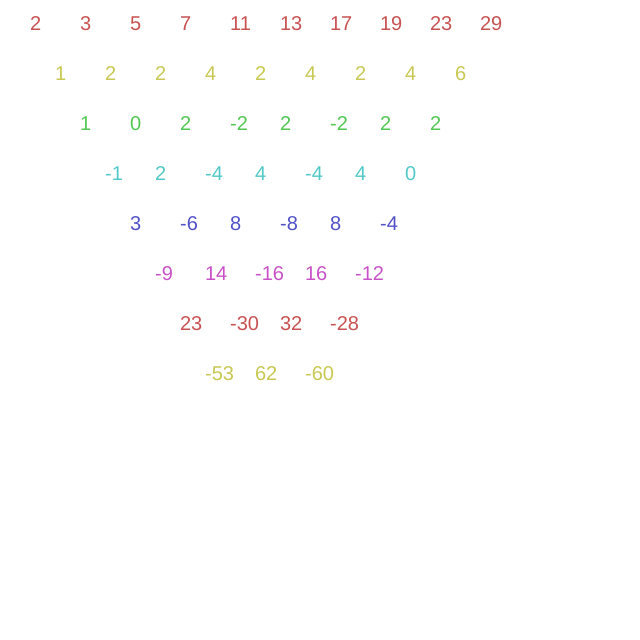
Frame 1 (no input)
Frame 60 (no input): identical to frame 1, image omitted
Frame 120 (the mouse pressed at the canvas centre since frame 60): identical to frame 1, image omitted

The p5.js sketch that drew this single still picture (run headless with seeded random() and noise() and a simulated clock; from frame 60 on, the mouse is pressed at the canvas centre):

// p5.js sketch
// ── sketch.js
/*function onSequence(n)
{
    var list=[2, 3, 5, 7, 11, 13, 17, 19, 23, 29, 31, 37, 41, 43, 47, 53, 59, 61, 67, 71, 73, 79, 83, 89, 97, 101, 103, 107, 109, 113, 127, 131, 137, 139, 149, 151, 157, 163, 167, 173, 179, 181, 191, 193, 197, 199, 211, 223, 227, 229, 233, 239, 241, 251, 257, 263, 269, 271, 277, 281, 283, 293, 307, 311, 313, 317, 331, 337, 347, 349, 353, 359, 367, 373, 379, 383, 389, 397, 401, 409, 419, 421, 431, 433, 439, 443, 449, 457, 461, 463, 467, 479, 487, 491, 499, 503, 509, 521, 523, 541, 547, 557, 563, 569, 571, 577, 587, 593, 599, 601, 607, 613, 617, 619, 631, 641, 643, 647, 653, 659, 661, 673, 677, 683, 691, 701, 709, 719, 727, 733, 739, 743, 751, 757, 761, 769, 773, 787, 797, 809, 811, 821, 823, 827, 829, 839, 853, 857, 859, 863, 877, 881, 883, 887, 907, 911, 919, 929, 937, 941, 947, 953, 967, 971, 977, 983, 991, 997, 1009, 1013, 1019, 1021, 1031, 1033, 1039, 1049, 1051, 1061, 1063, 1069, 1087, 1091, 1093, 1097, 1103, 1109, 1117, 1123, 1129, 1151, 1153, 1163, 1171, 1181, 1187, 1193, 1201, 1213, 1217, 1223];
	for(q=1; q<list.length; q++) {
	
		if(list[q]==n)
		{
			return true;
		}
    }
    if (n%6==0)
    	{return true;}
	return false;
}

*/
var list=[2, 3, 5, 7, 11, 13, 17, 19, 23, 29, 31, 37, 41, 43, 47, 53, 59, 61];
function drawDifferences(n,levels,sequence)
{
n=Math.min(n,sequence.length);
levels=Math.min(levels,n-1);
let font,fontSize=20;
textFont("Arial");
textSize(fontSize);
let xDelta=50;
let yDelta=50;
let firstX=30;
let firstY=30;
colorMode(HSB,255);
let myColor=color(100,255,150);
let hue;

let workingSequence=[];
for(let i=0; i<n; i++)
{
	workingSequence.push(sequence[i]);                                 //workingSequence cannibalizes first n elements of sequence.
}

for(let i=0; i<levels; i++)
{
	hue=(i*255/6)%255;
	myColor=color(hue,150,200);
	fill(myColor);
	for(let j=0; j<workingSequence.length; j++) 
	{
       text(workingSequence[j],firstX+j*xDelta,firstY+i*yDelta);         //Draws and updates workingSequence simultaneously.
       if(j<workingSequence.length-1) {
       	workingSequence[j]=workingSequence[j+1]-workingSequence[j];
       }
	}

	workingSequence.length=workingSequence.length-1;                      //Removes last element.
	firstX=firstX+(1/2)*xDelta;                                           //Moves line forward half for pyramid shape.

}
}

function setup() {
	createCanvas(640,640);
	drawDifferences(10,8,list);
	//frameRate(30);
	//var index=49;	
  // put setup code here
}
function draw() {
	

}

// ── DifferencesModule.js
/*
    var list=[2, 3, 5, 7, 11, 13, 17, 19, 23, 29, 31, 37, 41, 43, 47, 53, 59, 61, 67, 71, 73, 79, 83, 89, 97, 101, 103, 107, 109, 113, 127, 131, 137, 139, 149, 151, 157, 163, 167, 173, 179, 181, 191, 193, 197, 199, 211, 223, 227, 229, 233, 239, 241, 251, 257, 263, 269, 271, 277, 281, 283, 293, 307, 311, 313, 317, 331, 337, 347, 349, 353, 359, 367, 373, 379, 383, 389, 397, 401, 409, 419, 421, 431, 433, 439, 443, 449, 457, 461, 463, 467, 479, 487, 491, 499, 503, 509, 521, 523, 541, 547, 557, 563, 569, 571, 577, 587, 593, 599, 601, 607, 613, 617, 619, 631, 641, 643, 647, 653, 659, 661, 673, 677, 683, 691, 701, 709, 719, 727, 733, 739, 743, 751, 757, 761, 769, 773, 787, 797, 809, 811, 821, 823, 827, 829, 839, 853, 857, 859, 863, 877, 881, 883, 887, 907, 911, 919, 929, 937, 941, 947, 953, 967, 971, 977, 983, 991, 997, 1009, 1013, 1019, 1021, 1031, 1033, 1039, 1049, 1051, 1061, 1063, 1069, 1087, 1091, 1093, 1097, 1103, 1109, 1117, 1123, 1129, 1151, 1153, 1163, 1171, 1181, 1187, 1193, 1201, 1213, 1217, 1223];

*/

class Differences_MODULE{
	constructor(config, seq, sketch){

	this.n=config.N;                                   //n is number of terms of top sequence
	this.levels=config.Levels;                         //levels is number of layers of the pyramid/trapezoid created by writing the differences.
	this.seq=seq;
	this.sketch=sketch;
	}

	drawDifferences(n,levels,sequence)
	{
	n=Math.min(n,sequence.length);
	levels=Math.min(levels,n-1);
	let font,fontSize=20;
	textFont("Arial");
	textSize(fontSize);
	let xDelta=50;
	let yDelta=50;
	let firstX=30;
	let firstY=30;
	colorMode(HSB,255);
	let myColor=color(100,255,150);
	let hue;

	let workingSequence=[];
	for(let i=0; i<n; i++)
	{
		workingSequence.push(sequence[i]);                                 //workingSequence cannibalizes first n elements of sequence.
	}

	for(let i=0; i<levels; i++)
	{
		hue=(i*255/6)%255;
		myColor=color(hue,150,200);
		fill(myColor);
		for(let j=0; j<workingSequence.length; j++) 
		{
    	   text(workingSequence[j],firstX+j*xDelta,firstY+i*yDelta);         //Draws and updates workingSequence simultaneously.
    	   if(j<workingSequence.length-1) {
    	   	workingSequence[j]=workingSequence[j+1]-workingSequence[j];
    	   }
		}

		workingSequence.length=workingSequence.length-1;                      //Removes last element.
		firstX=firstX+(1/2)*xDelta;                                           //Moves line forward half for pyramid shape.

	}
	}

	setup(){
		drawDifferences(this.n,this.levels,this.seq);
		this.sketch.noLoop();
	}
	draw(){
	}
}
